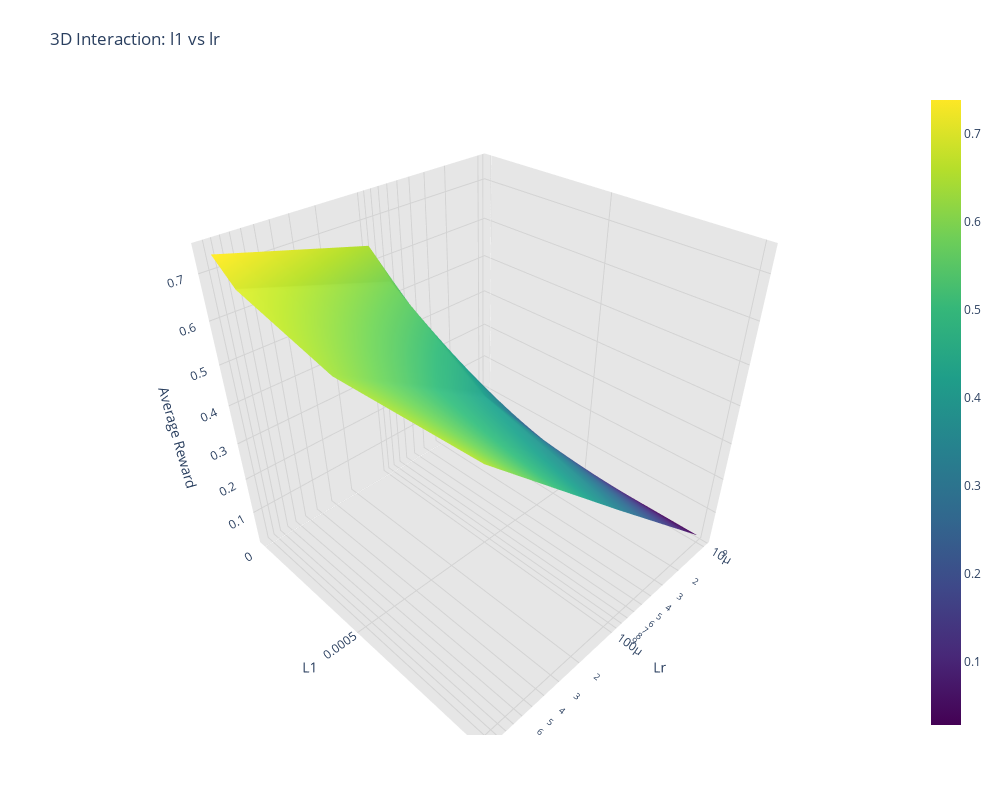

Source (notebook cell):
### Code cell
plot_interactive_3d(my_dict, hyperparam1='l1', hyperparam2='lr')

### Figure 1 — Plotly figure (JSON) as saved in the notebook; plotly's stock layout.template omitted (floating-point values rounded to 4 significant figures)
{"data": [{"colorscale": [[0, "#440154"], [0.1111, "#482878"], [0.2222, "#3e4989"], [0.3333, "#31688e"], [0.4444, "#26828e"], [0.5556, "#1f9e89"], [0.6667, "#35b779"], [0.7778, "#6ece58"], [0.8889, "#b5de2b"], [1, "#fde725"]], "hovertemplate": "lr: %{x}<br>l1: %{y}<br>Average Reward: %{z}<extra></extra>", "type": "surface", "x": [[1e-05, 0.0001, 0.001], [1e-05, 0.0001, 0.001], [1e-05, 0.0001, 0.001], [1e-05, 0.0001, 0.001]], "y": [[0, 0, 0], [0.0001, 0.0001, 0.0001], [0.0005, 0.0005, 0.0005], [0.001, 0.001, 0.001]], "z": [[0.02778, 0.6479, 0.7385], [0.02778, 0.5862, 0.6921], [0.02778, 0.4257, 0.6342], [0.02778, 0.337, 0.6514]]}], "layout": {"coloraxis": {"colorbar": {"title": {"side": "right", "text": "Average Reward"}}}, "height": 800, "margin": {"b": 65, "l": 65, "r": 50, "t": 90}, "scene": {"xaxis": {"backgroundcolor": "rgb(230, 230, 230)", "gridcolor": "lightgray", "showgrid": true, "title": {"text": "Lr"}, "type": "log"}, "yaxis": {"backgroundcolor": "rgb(230, 230, 230)", "gridcolor": "lightgray", "showgrid": true, "title": {"text": "L1"}}, "zaxis": {"backgroundcolor": "rgb(230, 230, 230)", "gridcolor": "lightgray", "showgrid": true, "title": {"text": "Average Reward"}}}, "title": {"text": "3D Interaction: l1 vs lr"}, "width": 1000}}
